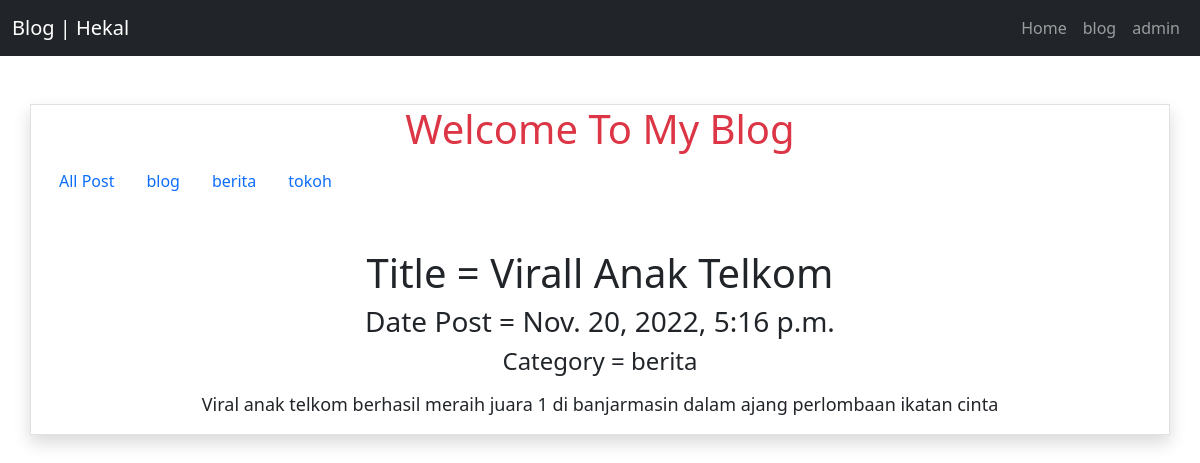
/blog/post/virall-anak-telkom, run on the app's committed database.
### blog/models.py (models this page shows, shortened)
class Post (models.Model):
    title = models.CharField(max_length=255)
    body = models.TextField()
    category = models.CharField(max_length=255)
    slug = models.SlugField(editable=False,blank=True)
    datePost = models.DateTimeField(auto_now_add=True,editable=False)

### blog/views.py (the view)
# urls.py: path('post/<slugInput>', views.detailPost, name='detail'),
def detailPost (request,slugInput):
    posts = Post.objects.get(slug=slugInput);
    categories = Post.objects.values('category').distinct();
    context = {
        'title':'Blog | Hekal',
        'heading':'Welcome To My Blog',
        'body':'Lorem ipsum dolor, sit amet consectetur adipisicing elit. Dolore distinctio, amet repellendus tempore totam reprehenderit ratione quasi, corporis possimus modi expedita voluptatum saepe ipsum et! Commodi amet error temporibus dolorum.',
        'posts':posts,
        'categoriesPost':categories,
    }
    return render (request,'blog/detail.html',context)

### blog/templates/blog/detail.html
{% extends 'base.html' %}
{% block content %}
    <div class="container text-center mt-5 border shadow">
        <h1 class="text-danger">{{heading}}</h1>
        <ul class="nav">
            <li class="nav-item">
                <a class="nav-link" href="{% url 'blog:index' %}">All Post</a>
            </li>
            {% for dataCategory in categoriesPost %}
                <li class="nav-item">
                    <a class="nav-link" href="{% url 'blog:category' categoryInput=dataCategory.category %}">{{dataCategory.category}}</a>
                </li>
            {% endfor %}
            </ul>
            <h1 class="mt-5">Title = {{posts.title}}</h1>
            <h3>Date Post = {{posts.datePost}}</h3>
            <h4> Category = {{posts.category}}</h4>
            <p class="mt-3" style="font-size : 18px;">{{posts.body}}</p>
    </div>
{% endblock content %}

### data on the page
Post: title "Virall Anak Telkom", datePost "Nov. 20, 2022, 5:16 p.m.", category "berita", body "Viral anak telkom berhasil meraih juara 1 di banjarmasin dalam ajang perlombaan ikatan cinta"

### other printed values
{{ title }} "Blog | Hekal"
{{ heading }} "Welcome To My Blog"
{{ dataCategory.category }} "blog" "berita" "tokoh"
